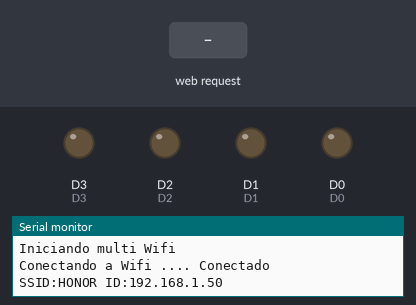
A sketch run on a simulated ESP8266 (NodeMCU). On the bench: output pins drawn as LEDs (lit = HIGH), the last lines printed to the serial monitor. The inputs (shaded band) are chosen by the test bench. WiFi joins after 1.5 s; servers stay silent unless stated; pins used as bus, display or sensor lines are not drawn.

Above: at 2.7 s.
2.8 s: HTTP request GET /0 received
At 4.0 s:
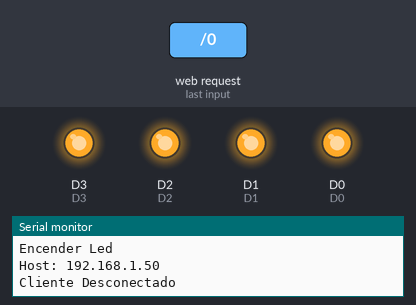
4.3 s: HTTP request GET /1 received
At 5.2 s:
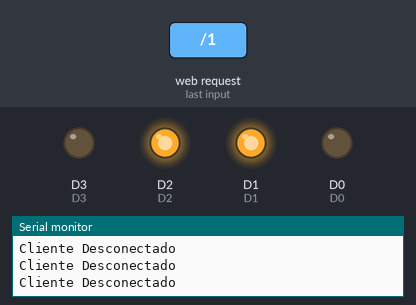
5.8 s: HTTP request GET /2 received
At 6.3 s:
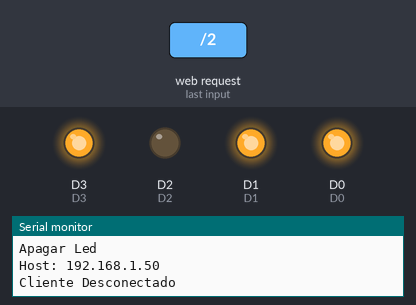
7.3 s: HTTP request GET /5 received
At 8.5 s:
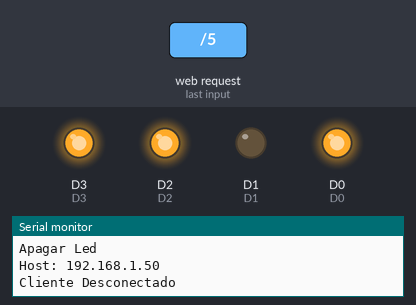
8.8 s: HTTP request GET /6 received
At 9.7 s:
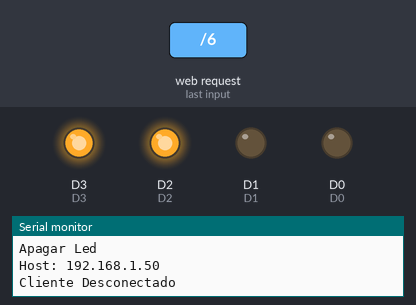
10.3 s: HTTP request GET /7 received
At 10.9 s:
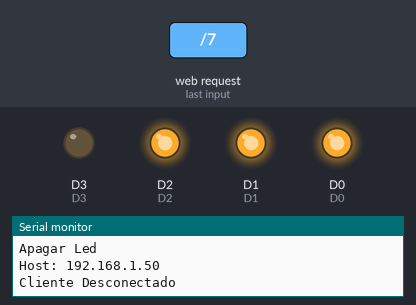
Timing chart, 0 to 12.8 s (numbered marks = the images above; inputs shaded):
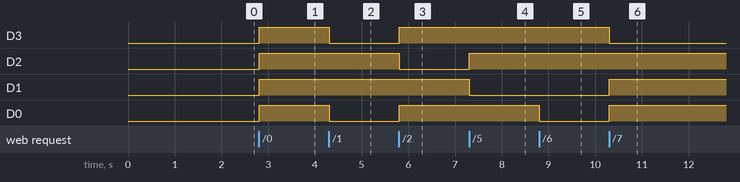

The sketch:

Web_Server_Facil.ino
```cpp
// Creado ChepeCarlos de ALSW
// Tutorial Completo en https://nocheprogramacion.com
// Canal Youtube https://youtube.com/alswnet?sub_confirmation=1


#if defined(ESP32)
//Librerias para ESP32
#include <WiFi.h>
#include <WiFiMulti.h>
WiFiMulti wifiMulti;

#elif defined(ESP8266)
//Librerias para ESP8266
#include <ESP8266WiFi.h>
#include <ESP8266WiFiMulti.h>
ESP8266WiFiMulti wifiMulti;

#endif

#include "data.h"

int pinLed = 2;
int Estado = 10;

const uint32_t TiempoEsperaWifi = 5000;

unsigned long TiempoActual = 0;
unsigned long TiempoAnterior = 0;
const long TiempoCancelacion = 500;

WiFiServer servidor(80);

void setup() {
  Serial.begin(115200);
  Serial.println("\nIniciando multi Wifi");

  pinMode(D0, OUTPUT);
  pinMode(D1, OUTPUT);
  pinMode(D2, OUTPUT);
  pinMode(D3, OUTPUT);
  pinMode(D4, OUTPUT);
  pinMode(D5, OUTPUT);
  pinMode(D6, OUTPUT);
  apagar();

  wifiMulti.addAP(ssid_1, password_1);
  wifiMulti.addAP(ssid_2, password_2);

  WiFi.mode(WIFI_STA);
  Serial.print("Conectando a Wifi ..");
  while (wifiMulti.run(TiempoEsperaWifi) != WL_CONNECTED) {
    Serial.print(".");
  }
  Serial.println(".. Conectado");
  Serial.print("SSID:");
  Serial.print(WiFi.SSID());
  Serial.print(" ID:");
  Serial.println(WiFi.localIP());

  servidor.begin();

}

void loop() {
  WiFiClient cliente = servidor.available();

  if (cliente) {
    Serial.println("Nuevo Cliente");
    TiempoActual = millis();
    TiempoAnterior = TiempoActual;
    String LineaActual = "";

    while (cliente.connected() && TiempoActual - TiempoAnterior <= TiempoCancelacion) {
      if (cliente.available()) {
        TiempoActual = millis();
        char Letra = cliente.read();
        if (Letra == '\n') {
          if (LineaActual.length() == 0) {
            if (Estado==0){
              apagar();
              numero0();
            } else if (Estado==1){
              apagar();
              Serial.println("Cliente Desconectado");
              Serial.println("Cliente Desconectado");
              numero1();
            } else if (Estado==2){
              apagar();
              numero2();
            } else if (Estado==3){
              apagar();
              numero3();
            } else if (Estado==4){
              apagar();
              numero4();
            } else if (Estado==5){
              apagar();
              numero5();
            } else if (Estado==6){
              apagar();
              numero6();
            } else if (Estado==7){
              apagar();
              numero7();
            } else if (Estado==8){
              apagar();
              numero8();
            } else if (Estado==9){
              apagar();
              numero9();
              Serial.println("Cliente Desconectado");
              Serial.println("Cliente Desconectado");
              Serial.println("Cliente Desconectado");
            } else if (Estado==10){
              apagar();
              Serial.println("Cliente ASDASDASDASD");
            }
            ResponderCliente(cliente);
            break;
          } else {
            Serial.println(LineaActual);
            VerificarMensaje(LineaActual);
            LineaActual = "";
          }
        }  else if (Letra != '\r') {
          LineaActual += Letra;
        }
      }
    }

    cliente.stop();
    Serial.println("Cliente Desconectado");
    Serial.println();
  }
}

void VerificarMensaje(String Mensaje) {
  if (Mensaje.indexOf("GET /0") >= 0) {
    Serial.println("Encender Led");
    Estado = 0;
  } else if (Mensaje.indexOf("GET /1") >= 0) {
    Serial.println("Apagar Led");
    Estado = 1;
  }  else if (Mensaje.indexOf("GET /2") >= 0) {
    Serial.println("Apagar Led");
    Estado = 2;
  } else if (Mensaje.indexOf("GET /3") >= 0) {
    Serial.println("Apagar Led");
    Estado = 3;
  } else if (Mensaje.indexOf("GET /4") >= 0) {
    Serial.println("Apagar Led");
    Estado = 4;
  } else if (Mensaje.indexOf("GET /5") >= 0) {
    Serial.println("Apagar Led");
    Estado = 5;
  } else if (Mensaje.indexOf("GET /6") >= 0) {
    Serial.println("Apagar Led");
    Estado = 6;
  } else if (Mensaje.indexOf("GET /7") >= 0) {
    Serial.println("Apagar Led");
    Estado = 7;
  } else if (Mensaje.indexOf("GET /8") >= 0) {
    Serial.println("Apagar Led");
    Estado = 8;
  } else if (Mensaje.indexOf("GET /9") >= 0) {
    Serial.println("Apagar Led");
    Estado = 9;
  } else if (Mensaje.indexOf("GET /10") >= 0) {
    Serial.println("Apagar Led");
    Estado = 10;
  }
}

void ResponderCliente(WiFiClient& cliente) {
  cliente.print(Pagina);
  cliente.print("Hola ");
  cliente.print(cliente.remoteIP());
  cliente.print("<br>Estado del led: ");
  cliente.print(Estado);
  cliente.print("<br>Cambia el Led: <br>");
  for(int i = 0; i <10; i++){
    cliente.print("<br><a href = '/");
    cliente.print(i);
    cliente.print("'>BOTON");
    cliente.print(i);
    cliente.print("</a><br>");
  }
  cliente.print("<br><a href = '/20'>BOTON</a><br>");
  cliente.print("</html>");
}

#define D0 16
#define D1 05
#define D2 04
#define D3 00
#define D4 02
#define D5 14
#define D6 12

void numero0() {
  digitalWrite(D0, HIGH);
  digitalWrite(D1, HIGH);
  digitalWrite(D2, HIGH);
  digitalWrite(D3, HIGH);
  digitalWrite(D4, HIGH);
  digitalWrite(D5, HIGH);
}

void numero1() {
  digitalWrite(D1, HIGH);
  digitalWrite(D2, HIGH);
}

void numero2() {
  digitalWrite(D0, HIGH);
  digitalWrite(D1, HIGH);
  digitalWrite(D3, HIGH);
  digitalWrite(D4, HIGH);
  digitalWrite(D6, HIGH);
}

void numero3() {
  digitalWrite(D0, HIGH);
  digitalWrite(D1, HIGH);
  digitalWrite(D2, HIGH);
  digitalWrite(D3, HIGH);
  digitalWrite(D6, HIGH);
}

void numero4() {
  digitalWrite(D1, HIGH);
  digitalWrite(D2, HIGH);
  digitalWrite(D5, HIGH);
  digitalWrite(D6, HIGH);
}

void numero5() {
  digitalWrite(D0, HIGH);
  digitalWrite(D2, HIGH);
  digitalWrite(D3, HIGH);
  digitalWrite(D5, HIGH);
  digitalWrite(D6, HIGH);
}

void numero6() {
  digitalWrite(D2, HIGH);
  digitalWrite(D3, HIGH);
  digitalWrite(D4, HIGH);
  digitalWrite(D5, HIGH);
  digitalWrite(D6, HIGH);
}

void numero7() {
  digitalWrite(D0, HIGH);
  digitalWrite(D1, HIGH);
  digitalWrite(D2, HIGH);
}

void numero8() {
  digitalWrite(D0, HIGH);
  digitalWrite(D1, HIGH);
  digitalWrite(D2, HIGH);
  digitalWrite(D3, HIGH);
  digitalWrite(D4, HIGH);
  digitalWrite(D5, HIGH);
  digitalWrite(D6, HIGH);
}

void numero9() {
  digitalWrite(D0, HIGH);
  digitalWrite(D1, HIGH);
  digitalWrite(D2, HIGH);
  digitalWrite(D5, HIGH);
  digitalWrite(D6, HIGH);
}

void apagar() {
  digitalWrite(D0, LOW);
  digitalWrite(D1, LOW);
  digitalWrite(D2, LOW);
  digitalWrite(D3, LOW);
  digitalWrite(D4, LOW);
  digitalWrite(D5, LOW);
  digitalWrite(D6, LOW);
}
```

data.h
```cpp
const char* ssid_2     = "PoliWifi 3";
const char* password_2 = "";
const char* ssid_1     = "HONOR";
const char* password_1 = "superclave32";

const String Pagina =  R"====(HTTP/1.1 200 OK
Content-Type: text/html

<!DOCTYPE HTML>
<html>
)====";
```

Measured:
- after the input at 2.8 s, D3, D2, D1, D0: LOW → HIGH at once
- after the input at 4.3 s, D3, D0: HIGH → LOW at once
- after the input at 5.8 s, D3, D0: LOW → HIGH at once; D2: HIGH → LOW at once
- after the input at 7.3 s, D2: LOW → HIGH at once; D1: HIGH → LOW at once
- after the input at 8.8 s, D0: HIGH → LOW at once
- after the input at 10.3 s, D3: HIGH → LOW at once; D1, D0: LOW → HIGH at once
